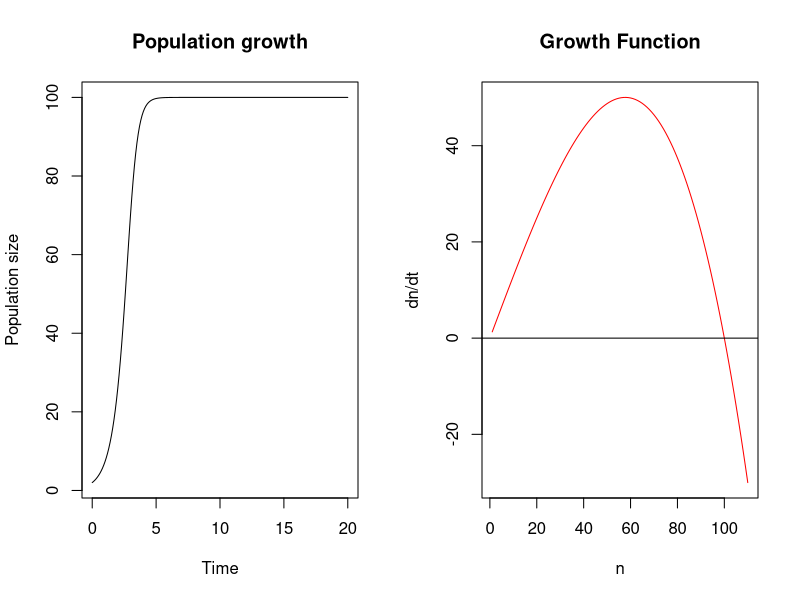

R code for this plot:
library(deSolve)

#define the drowth function

populationGrowth <- function(t, n, P) {
  dndt <- P$r0 * n * (1 - n**2/P$K**2)
  list(dndt)
  
}

# set the vector of time-points for the output
timevec <- seq(0, 20, by=0.1)

# list of parameters

P <- list(r0 = 1.3, K = 100)

n0 <- 2 #initial population size

# call the ode function
n <- 1:110
out <- ode(y = n0, func = populationGrowth, times = timevec, parms = P)
dndt <- unlist(populationGrowth(1, n, P))
par(mfrow = c(1,2))
plot(out[,1], out[,2], type='l', main = 'Population growth', xlab='Time', ylab='Population size')
plot(n, dndt, type='l', main='Growth Function', xlab='n', ylab='dn/dt',col='red')
abline(0,0)
